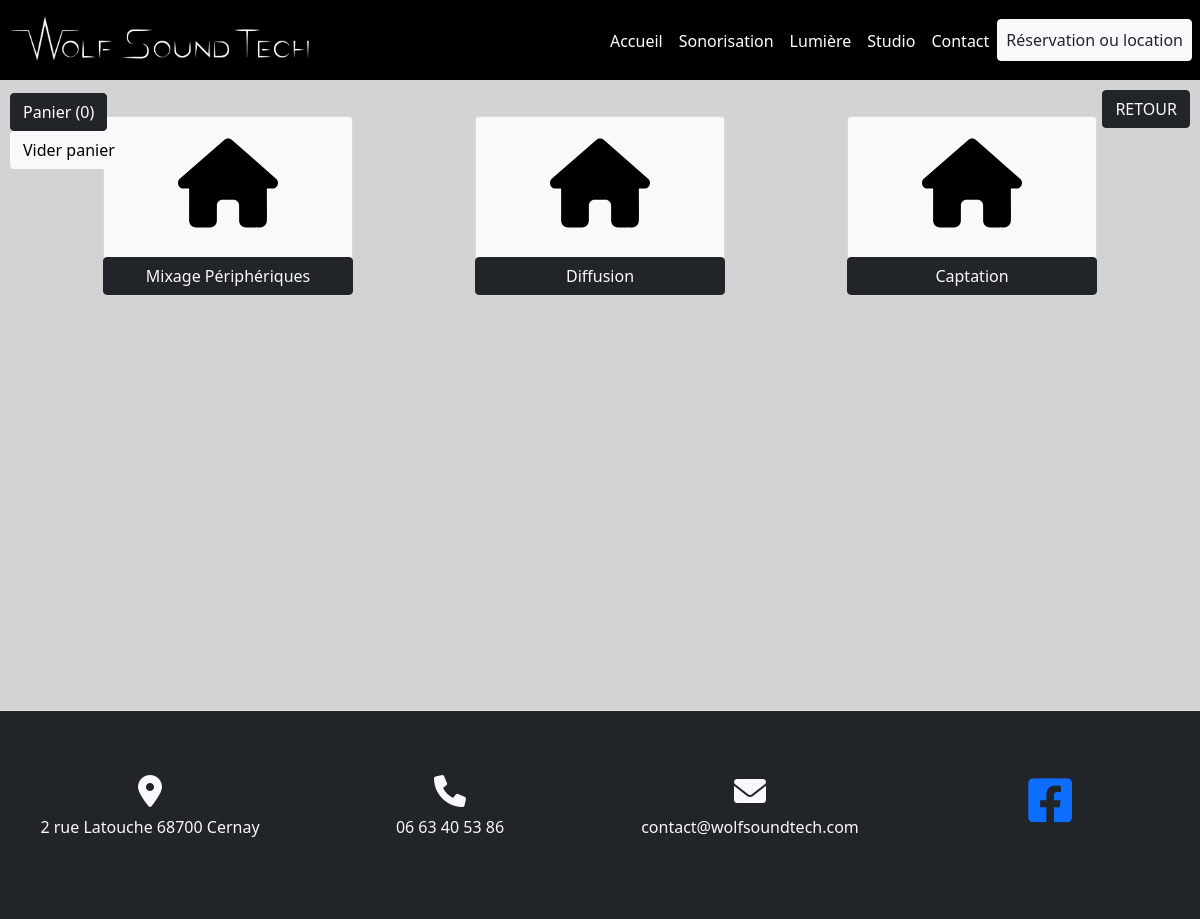
The page /index2.php?page=son on the database its author committed.
### tables this page shows
CREATE TABLE `souscat` (
  `idSousCat` int NOT NULL,
  `libelleSousCat` varchar(50) NOT NULL,
  `imgSousCat` text NOT NULL,
  `webSsCat` varchar(50) NOT NULL,
  `categorieID` int NOT NULL
);

### classes/produits.php (called while the page is built, shortened)
<?php function afficherSousCatSon()
{
    if(require("config/connexion.php"))
    {
        $req=$access->prepare("SELECT libelleSousCat, imgSousCat, webSsCat FROM souscat WHERE categorieID=1");
        $req->execute();
        $data = $req->fetchAll(PDO::FETCH_OBJ);
        return $data;
    }
} ?>

### rub/son.php (the view, shortened to what this page needs)
<?php
require("classes/produits.php");
  $CatSon=afficherSousCatSon();
?>
<div class="album">
<a href="index2.php" class="btn btn-dark text-decoration-none text-light" style="position: absolute;top: 90px;right: 10px; z-index : 1;">RETOUR</a>
      <div class="container">
        <div class="row row-cols-1 row-cols-sm-2 row-cols-md-3 g-3 m-auto">
          <?php foreach($CatSon as $catson) { ?>
            <div class="col">
              <div class="card m-auto align-items-center pt-3 bg-light" style="width: 250px; height: 180px;">
              <a href="<?= 'index2.php?page='.$catson->webSsCat ?>" class="streched-link text-decoration-none"><img src="<?= $catson->imgSousCat ?>" class="card-img" style="width : 100px; height : 100px">
              <div class="card-body mt-2">
              <button class="btn btn-dark text-light" style="width: 250px"><?= substr($catson->libelleSousCat, 0, 200) ?></button></a>
            </div>
          </div>
           </div>
          <?php } ?>
          </div>

### css/style.css (style rules this page uses)
body { margin-top: 100px; }
.card { margin-bottom: 20px; }

### rows shown on the page
souscat: imgSousCat (picture), libelleSousCat "Mixage Périphériques"
souscat: imgSousCat (picture), libelleSousCat "Diffusion"
souscat: imgSousCat (picture), libelleSousCat "Captation"
